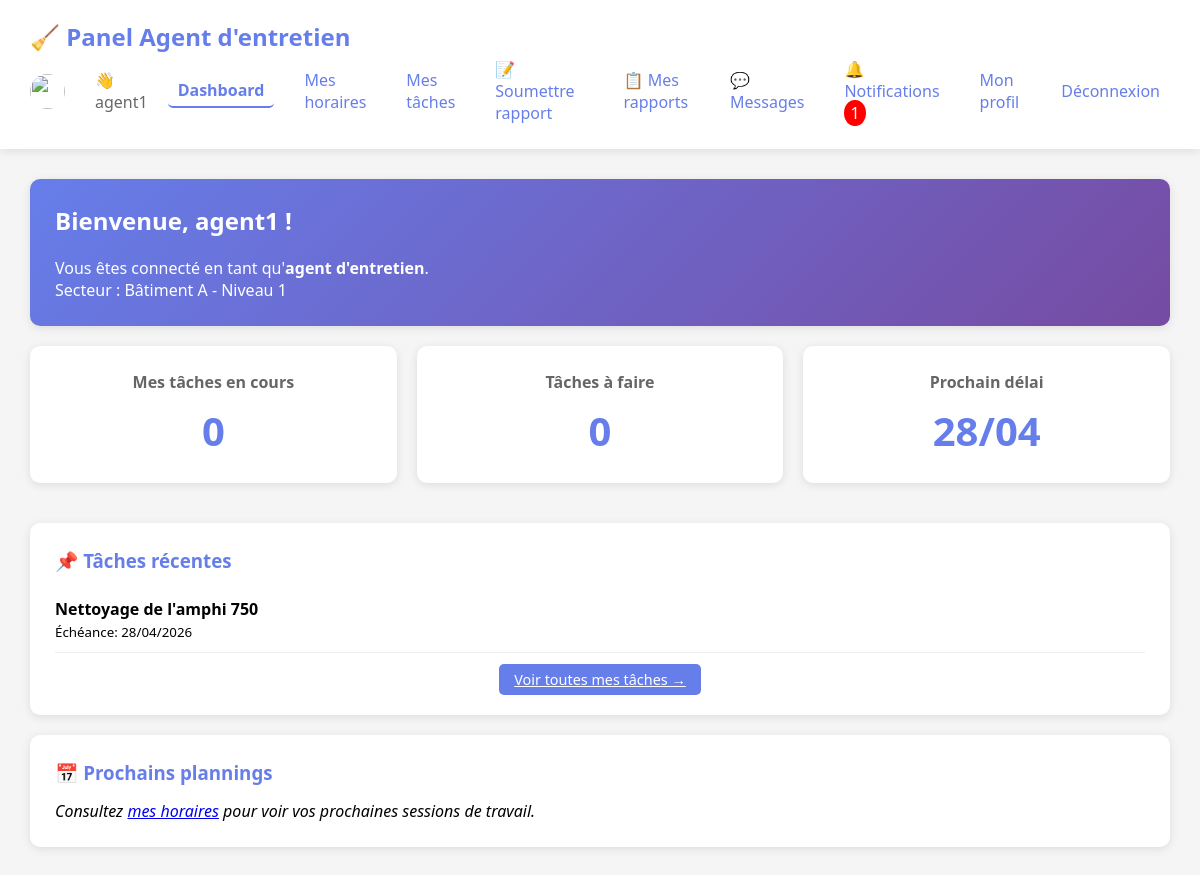
The app's page /agent_dashboard.php (signed in) with its own data.
### tables this page shows
CREATE TABLE `tasks` (
  `id` int(11) NOT NULL,
  `title` varchar(255) NOT NULL,
  `description` text DEFAULT NULL,
  `equipment_needed` text DEFAULT NULL,
  `priority` enum('basse','moyenne','haute','urgente') DEFAULT 'moyenne',
  `status` enum('a_faire','en_cours','en_retard','terminee','annulee') DEFAULT 'a_faire',
  `assigned_to` int(11) NOT NULL,
  `assigned_by` int(11) NOT NULL,
  `start_date` date NOT NULL,
  `due_date` date NOT NULL,
  `completed_date` date DEFAULT NULL,
  `estimated_hours` decimal(5,2) DEFAULT NULL,
  `actual_hours` decimal(5,2) DEFAULT NULL,
  `notes` text DEFAULT NULL,
  `created_at` timestamp NOT NULL DEFAULT current_timestamp(),
  `updated_at` timestamp NOT NULL DEFAULT current_timestamp() ON UPDATE current_timestamp()
);

### database.php (called while the page is built, shortened)
<?php
function getUnreadNotificationsCount($pdo, $user_id) {
    try {
        $stmt = $pdo->prepare("SELECT COUNT(*) FROM notifications WHERE user_id = ? AND is_read = 0");
        $stmt->execute([$user_id]);
        return (int) $stmt->fetchColumn();
    } catch (Exception $e) {
        return 0;
    }
}
function getUserProfilePhoto($db, $user_id) {
    $stmt = $db->prepare("SELECT profile_photo FROM users WHERE id = ?");
    $stmt->execute([$user_id]);
    $result = $stmt->fetch(PDO::FETCH_ASSOC);
    return 'images/default-avatar.png';
}
?>

### agent_dashboard.php (the view, shortened to what this page needs)
<?php
require_once 'config/database.php';
$database = new Database();
$db = $database->getConnection();
$unreadCount = getUnreadNotificationsCount($db, $_SESSION['user_id']);
$profilePhoto = getUserProfilePhoto($db, $_SESSION['user_id']);
$recentTasksQuery = "SELECT * FROM tasks
                     WHERE assigned_to = :agent_id
                     AND status != 'terminee'
                     ORDER BY due_date ASC
                     LIMIT 5";
$recentTasksStmt = $db->prepare($recentTasksQuery);
$recentTasksStmt->execute([':agent_id' => $_SESSION['user_id']]);
$recentTasks = $recentTasksStmt->fetchAll(PDO::FETCH_ASSOC);
?>
<!DOCTYPE html>
<html lang="fr">
<head>
    <link rel="stylesheet" href="css/style.css">
</head>
<body>
    <div class="dashboard">
     <nav class="navbar">
    <h1>🧹 Panel Agent d'entretien</h1>
    <div class="nav-links">
        <img src="<?= $profilePhoto ?>" style="width: 35px; height: 35px; border-radius: 50%; object-fit: cover; margin-right: 10px;" onerror="this.src='images/default-avatar.png'">
        <span>👋 <?php echo htmlspecialchars($_SESSION['username']); ?></span>
        <a href="agent_dashboard.php" class="active">Dashboard</a>
        <a href="my_schedules.php">Mes horaires</a>
        <a href="my_tasks.php">Mes tâches</a>
        <a href="submit_report.php">📝 Soumettre rapport</a>
        <a href="my_reports.php">📋 Mes rapports</a>
        <a href="messages.php">💬 Messages
        </a>
        <a href="notifications.php">🔔 Notifications
            <?php if ($unreadCount > 0): ?>
                <span style="background:red; color:white; border-radius:50%; padding:2px 6px;"><?= $unreadCount ?></span>
            <?php endif; ?>
        </a>
        <a href="profile.php">Mon profil</a>
        <a href="logout.php">Déconnexion</a>
    </div>
</nav>
        <div class="content">
            <div class="welcome-card">
                <h2>Bienvenue, <?php echo htmlspecialchars($_SESSION['username']); ?> !</h2>
                <p>Vous êtes connecté en tant qu'<strong>agent d'entretien</strong>.</p>
                <p>Secteur : <?php echo htmlspecialchars($_SESSION['user_secteur'] ?? 'Non défini'); ?></p>
            </div>
            <div class="stats-cards">
                <div class="stat-card">
                    <h3>Mes tâches en cours</h3>
                    <p class="stat-number">
                        <?php
                        $enCours = array_filter($recentTasks, function($t) { return $t['status'] == 'en_cours'; });
                        echo count($enCours);
                        ?>
                    </p>
                </div>
                <div class="stat-card">
                    <h3>Tâches à faire</h3>
                    <p class="stat-number">
                        <?php
                        $aFaire = array_filter($recentTasks, function($t) { return $t['status'] == 'a_faire'; });
                        echo count($aFaire);
                        ?>
                    </p>
                </div>
                <div class="stat-card">
                    <h3>Prochain délai</h3>
                    <p class="stat-number">
                        <?php
                        if (!empty($recentTasks)) {
                            $plusProche = min(array_column($recentTasks, 'due_date'));
                            echo date('d/m', strtotime($plusProche));
                        } else {
                            echo '-';
                        }
                        ?>
                    </p>
                </div>
            </div>
            <div class="info-box">
                <h3>📌 Tâches récentes</h3>
                <?php if (empty($recentTasks)): ?>
                    <p>Aucune tâche active pour le moment.</p>
                <?php else: ?>
                    <?php foreach ($recentTasks as $task): ?>
                        <div style="border-bottom: 1px solid #eee; padding: 10px 0;">
                            <strong><?php echo htmlspecialchars($task['title']); ?></strong>
                            <br>
                            <small>Échéance: <?php echo date('d/m/Y', strtotime($task['due_date'])); ?></small>
                        </div>
                    <?php endforeach; ?>
                    <div style="margin-top: 15px; text-align: center;">
                        <a href="my_tasks.php" class="btn-small">Voir toutes mes tâches →</a>
                    </div>
                <?php endif; ?>
            </div>
            <div class="info-box">
                <h3>📅 Prochains plannings</h3>
                <p><em>Consultez <a href="my_schedules.php">mes horaires</a> pour voir vos prochaines sessions de travail.</em></p>
            </div>
        </div>
    </div>
</body>
</html>

### style.css (style rules this page uses)
* { margin: 0; padding: 0; box-sizing: border-box; }
body { font-family: 'Segoe UI', Tahoma, Geneva, Verdana, sans-serif; background: linear-gradient(135deg, #667eea 0%, #764ba2 100%); min-height: 100vh; }
.dashboard { min-height: 100vh; background: #f5f5f5; }
.navbar { background: white; padding: 20px 30px; box-shadow: 0 2px 10px rgba(0,0,0,0.1); display: flex; justify-content: space-between; align-items: center; flex-wrap: wrap; }
.navbar h1 { color: #667eea; font-size: 1.5em; }
.nav-links { display: flex; gap: 20px; align-items: center; }
.nav-links span { color: #666; }
.nav-links a { text-decoration: none; color: #667eea; padding: 5px 10px; border-radius: 5px; transition: background 0.3s; }
.content { padding: 30px; max-width: 1200px; margin: 0 auto; }
.content h2 { color: #333; margin-bottom: 20px; margin-top: 30px; }
.content h2:first-of-type { margin-top: 0; }
.stats-cards { display: grid; grid-template-columns: repeat(auto-fit, minmax(250px, 1fr)); gap: 20px; margin-bottom: 40px; }
.stat-card { background: white; padding: 25px; border-radius: 10px; box-shadow: 0 2px 10px rgba(0,0,0,0.1); text-align: center; transition: transform 0.3s; }
.stat-card h3 { color: #666; font-size: 1em; margin-bottom: 10px; }
.stat-number { font-size: 2.5em; color: #667eea; font-weight: bold; }
.btn-primary, .btn-small { background: #667eea; color: white; border: none; padding: 12px 24px; border-radius: 5px; cursor: pointer; font-size: 1em; transition: background 0.3s; }
.btn-small { padding: 6px 15px; font-size: 0.9em; }
.info-box, .welcome-card, .profile-card { background: white; padding: 25px; border-radius: 10px; margin-bottom: 20px; box-shadow: 0 2px 10px rgba(0,0,0,0.1); }
.welcome-card { background: linear-gradient(135deg, #667eea 0%, #764ba2 100%); color: white; }
.welcome-card h2, .welcome-card p { color: white; }
.info-box h3 { color: #667eea; margin-bottom: 15px; }
.active { font-weight: bold; border-bottom: 2px solid #667eea; }

### records on screen
tasks: status "0", title "Nettoyage de l'amphi 750", due_date "28/04/2026"

### other values on screen
$_SESSION['username'] "agent1"
$unreadCount "1"
$_SESSION['user_secteur'] "Bâtiment A - Niveau 1"
date('d/m', strtotime($plusProche)) "28/04"
